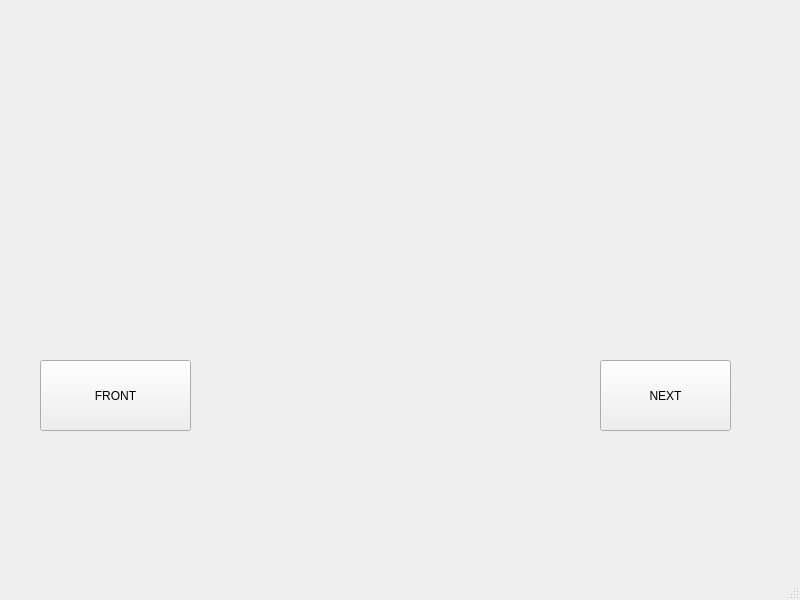
<?xml version="1.0" encoding="UTF-8"?>
<ui version="4.0">
 <class>NextWin</class>
 <widget class="QMainWindow" name="NextWin">
  <property name="geometry">
   <rect>
    <x>0</x>
    <y>0</y>
    <width>800</width>
    <height>600</height>
   </rect>
  </property>
  <property name="windowTitle">
   <string>MainWindow</string>
  </property>
  <property name="styleSheet">
   <string notr="true">QMainWindow{border-image: url(:/pic/timg.jpeg);}</string>
  </property>
  <widget class="QWidget" name="centralwidget">
   <widget class="QPushButton" name="FRONT">
    <property name="geometry">
     <rect>
      <x>40</x>
      <y>360</y>
      <width>151</width>
      <height>71</height>
     </rect>
    </property>
    <property name="text">
     <string>FRONT</string>
    </property>
   </widget>
   <widget class="QPushButton" name="NEXT">
    <property name="geometry">
     <rect>
      <x>600</x>
      <y>360</y>
      <width>131</width>
      <height>71</height>
     </rect>
    </property>
    <property name="text">
     <string>NEXT</string>
    </property>
   </widget>
  </widget>
  <widget class="QMenuBar" name="menubar">
   <property name="geometry">
    <rect>
     <x>0</x>
     <y>0</y>
     <width>800</width>
     <height>28</height>
    </rect>
   </property>
  </widget>
  <widget class="QStatusBar" name="statusbar"/>
 </widget>
 <resources/>
 <connections/>
</ui>
